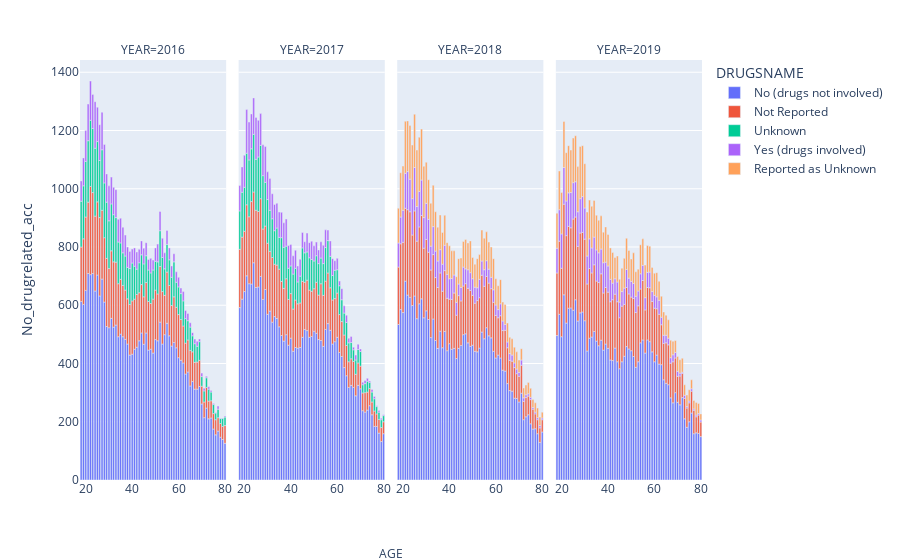

Notebook source saved alongside this figure:
### Code cell
fig = px.bar(drugDriver_accidents, x='AGE', y='No_drugrelated_acc', color='DRUGSNAME', facet_col='YEAR')
fig.for_each_xaxis(lambda x: x.update({'title':''}))

fig.add_annotation(
    showarrow=False,
    xanchor='center',
    xref='paper',
    x=0.5,
    yref='paper',
    y=-0.2,
    text='AGE'
)
fig.show()

### Figure 1 — Plotly figure (JSON) as saved in the notebook; plotly's stock layout.template omitted (floating-point values rounded to 4 significant figures)
{"data": [{"alignmentgroup": "True", "hovertemplate": "DRUGSNAME=No (drugs not involved)<br>YEAR=2016<br>AGE=%{x}<br>No_drugrelated_acc=%{y}<extra></extra>", "legendgroup": "No (drugs not involved)", "marker": {"color": "#636efa", "pattern": {"shape": ""}}, "name": "No (drugs not involved)", "offsetgroup": "No (drugs not involved)", "orientation": "v", "showlegend": true, "textposition": "auto", "type": "bar", "x": [18, 19, 20, 21, 22, 23, 24, 25, 26, 27, 28, 29, 30, 31, 32, 33, 34, 35, 36, 37, 38, 39, 40, 41, 42, 43, 44, 45, 46, 47, 48, 49, 50, 51, 52, 53, 54, 55, 56, 57, 58, 59, 60, 61, 62, 63, 64, 65, 66, 67, 68, 69, 70, 71, 72, 73, 74, 75, 76, 77, 78, 79, 80], "xaxis": "x", "y": [613, 603, 651, 709, 705, 709, 649, 704, 632, 690, 611, 527, 523, 555, 525, 532, 492, 501, 492, 483, 467, 429, 432, 449, 456, 478, 505, 466, 505, 446, 449, 436, 482, 478, 542, 467, 499, 538, 495, 460, 472, 454, 420, 411, 402, 364, 371, 323, 338, 312, 312, 321, 261, 214, 247, 210, 213, 175, 155, 168, 147, 139, 126], "yaxis": "y"}, {"alignmentgroup": "True", "hovertemplate": "DRUGSNAME=No (drugs not involved)<br>YEAR=2017<br>AGE=%{x}<br>No_drugrelated_acc=%{y}<extra></extra>", "legendgroup": "No (drugs not involved)", "marker": {"color": "#636efa", "pattern": {"shape": ""}}, "name": "No (drugs not involved)", "offsetgroup": "No (drugs not involved)", "orientation": "v", "showlegend": false, "textposition": "auto", "type": "bar", "x": [18, 19, 20, 21, 22, 23, 24, 25, 26, 27, 28, 29, 30, 31, 32, 33, 34, 35, 36, 37, 38, 39, 40, 41, 42, 43, 44, 45, 46, 47, 48, 49, 50, 51, 52, 53, 54, 55, 56, 57, 58, 59, 60, 61, 62, 63, 64, 65, 66, 67, 68, 69, 70, 71, 72, 73, 74, 75, 76, 77, 78, 79, 80], "xaxis": "x2", "y": [592, 621, 647, 701, 674, 673, 746, 661, 663, 699, 620, 654, 569, 580, 542, 561, 555, 526, 496, 477, 499, 463, 487, 442, 455, 453, 455, 490, 517, 513, 490, 493, 511, 504, 482, 479, 459, 517, 537, 514, 467, 475, 490, 438, 424, 386, 358, 318, 325, 318, 289, 325, 313, 238, 233, 240, 255, 224, 184, 184, 161, 132, 159], "yaxis": "y2"}, {"alignmentgroup": "True", "hovertemplate": "DRUGSNAME=No (drugs not involved)<br>YEAR=2018<br>AGE=%{x}<br>No_drugrelated_acc=%{y}<extra></extra>", "legendgroup": "No (drugs not involved)", "marker": {"color": "#636efa", "pattern": {"shape": ""}}, "name": "No (drugs not involved)", "offsetgroup": "No (drugs not involved)", "orientation": "v", "showlegend": false, "textposition": "auto", "type": "bar", "x": [18, 19, 20, 21, 22, 23, 24, 25, 26, 27, 28, 29, 30, 31, 32, 33, 34, 35, 36, 37, 38, 39, 40, 41, 42, 43, 44, 45, 46, 47, 48, 49, 50, 51, 52, 53, 54, 55, 56, 57, 58, 59, 60, 61, 62, 63, 64, 65, 66, 67, 68, 69, 70, 71, 72, 73, 74, 75, 76, 77, 78, 79, 80], "xaxis": "x3", "y": [534, 585, 575, 683, 635, 627, 599, 632, 554, 605, 622, 557, 581, 551, 489, 553, 479, 452, 511, 454, 510, 444, 468, 449, 452, 417, 452, 462, 499, 502, 471, 459, 463, 442, 440, 453, 508, 485, 523, 495, 488, 442, 419, 429, 419, 377, 374, 331, 307, 305, 281, 280, 268, 298, 207, 217, 224, 193, 175, 176, 159, 129, 165], "yaxis": "y3"}, {"alignmentgroup": "True", "hovertemplate": "DRUGSNAME=No (drugs not involved)<br>YEAR=2019<br>AGE=%{x}<br>No_drugrelated_acc=%{y}<extra></extra>", "legendgroup": "No (drugs not involved)", "marker": {"color": "#636efa", "pattern": {"shape": ""}}, "name": "No (drugs not involved)", "offsetgroup": "No (drugs not involved)", "orientation": "v", "showlegend": false, "textposition": "auto", "type": "bar", "x": [18, 19, 20, 21, 22, 23, 24, 25, 26, 27, 28, 29, 30, 31, 32, 33, 34, 35, 36, 37, 38, 39, 40, 41, 42, 43, 44, 45, 46, 47, 48, 49, 50, 51, 52, 53, 54, 55, 56, 57, 58, 59, 60, 61, 62, 63, 64, 65, 66, 67, 68, 69, 70, 71, 72, 73, 74, 75, 76, 77, 78, 79, 80], "xaxis": "x4", "y": [496, 569, 492, 636, 539, 590, 591, 583, 619, 546, 574, 577, 547, 443, 487, 491, 510, 477, 461, 480, 446, 467, 452, 412, 410, 453, 406, 382, 406, 425, 458, 450, 444, 424, 387, 406, 471, 481, 436, 481, 475, 440, 406, 429, 398, 396, 344, 332, 327, 282, 265, 300, 267, 258, 283, 210, 181, 200, 230, 159, 162, 160, 149], "yaxis": "y4"}, {"alignmentgroup": "True", "hovertemplate": "DRUGSNAME=Not Reported<br>YEAR=2016<br>AGE=%{x}<br>No_drugrelated_acc=%{y}<extra></extra>", "legendgroup": "Not Reported", "marker": {"color": "#EF553B", "pattern": {"shape": ""}}, "name": "Not Reported", "offsetgroup": "Not Reported", "orientation": "v", "showlegend": true, "textposition": "auto", "type": "bar", "x": [18, 19, 20, 21, 22, 23, 24, 25, 26, 27, 28, 29, 30, 31, 32, 33, 34, 35, 36, 37, 38, 39, 40, 41, 42, 43, 44, 45, 46, 47, 48, 49, 50, 51, 52, 53, 54, 55, 56, 57, 58, 59, 60, 61, 62, 63, 64, 65, 66, 67, 68, 69, 70, 71, 72, 73, 74, 75, 76, 77, 78, 79, 80], "xaxis": "x", "y": [187, 225, 252, 245, 303, 278, 257, 251, 269, 236, 221, 234, 203, 232, 224, 216, 182, 188, 176, 169, 155, 174, 183, 172, 181, 165, 166, 163, 173, 167, 157, 185, 170, 161, 191, 180, 135, 176, 173, 139, 157, 139, 148, 140, 127, 106, 110, 122, 102, 92, 93, 90, 61, 54, 71, 61, 59, 53, 52, 46, 47, 45, 61], "yaxis": "y"}, {"alignmentgroup": "True", "hovertemplate": "DRUGSNAME=Not Reported<br>YEAR=2017<br>AGE=%{x}<br>No_drugrelated_acc=%{y}<extra></extra>", "legendgroup": "Not Reported", "marker": {"color": "#EF553B", "pattern": {"shape": ""}}, "name": "Not Reported", "offsetgroup": "Not Reported", "orientation": "v", "showlegend": false, "textposition": "auto", "type": "bar", "x": [18, 19, 20, 21, 22, 23, 24, 25, 26, 27, 28, 29, 30, 31, 32, 33, 34, 35, 36, 37, 38, 39, 40, 41, 42, 43, 44, 45, 46, 47, 48, 49, 50, 51, 52, 53, 54, 55, 56, 57, 58, 59, 60, 61, 62, 63, 64, 65, 66, 67, 68, 69, 70, 71, 72, 73, 74, 75, 76, 77, 78, 79, 80], "xaxis": "x2", "y": [200, 213, 207, 244, 230, 283, 243, 265, 259, 267, 242, 218, 244, 205, 222, 180, 183, 198, 186, 181, 192, 157, 153, 145, 163, 152, 153, 192, 162, 173, 162, 155, 146, 175, 153, 195, 175, 166, 174, 146, 151, 148, 152, 130, 120, 112, 104, 88, 91, 89, 74, 77, 78, 61, 67, 62, 59, 44, 53, 43, 47, 48, 41], "yaxis": "y2"}, {"alignmentgroup": "True", "hovertemplate": "DRUGSNAME=Not Reported<br>YEAR=2018<br>AGE=%{x}<br>No_drugrelated_acc=%{y}<extra></extra>", "legendgroup": "Not Reported", "marker": {"color": "#EF553B", "pattern": {"shape": ""}}, "name": "Not Reported", "offsetgroup": "Not Reported", "orientation": "v", "showlegend": false, "textposition": "auto", "type": "bar", "x": [18, 19, 20, 21, 22, 23, 24, 25, 26, 27, 28, 29, 30, 31, 32, 33, 34, 35, 36, 37, 38, 39, 40, 41, 42, 43, 44, 45, 46, 47, 48, 49, 50, 51, 52, 53, 54, 55, 56, 57, 58, 59, 60, 61, 62, 63, 64, 65, 66, 67, 68, 69, 70, 71, 72, 73, 74, 75, 76, 77, 78, 79, 80], "xaxis": "x3", "y": [197, 226, 241, 250, 293, 294, 242, 292, 266, 264, 286, 239, 245, 231, 232, 221, 216, 209, 200, 194, 209, 180, 153, 171, 190, 149, 181, 153, 167, 172, 187, 192, 171, 165, 176, 173, 195, 180, 176, 181, 169, 168, 146, 128, 145, 136, 140, 123, 104, 103, 105, 85, 88, 96, 63, 66, 64, 83, 68, 51, 48, 50, 42], "yaxis": "y3"}, {"alignmentgroup": "True", "hovertemplate": "DRUGSNAME=Not Reported<br>YEAR=2019<br>AGE=%{x}<br>No_drugrelated_acc=%{y}<extra></extra>", "legendgroup": "Not Reported", "marker": {"color": "#EF553B", "pattern": {"shape": ""}}, "name": "Not Reported", "offsetgroup": "Not Reported", "orientation": "v", "showlegend": false, "textposition": "auto", "type": "bar", "x": [18, 19, 20, 21, 22, 23, 24, 25, 26, 27, 28, 29, 30, 31, 32, 33, 34, 35, 36, 37, 38, 39, 40, 41, 42, 43, 44, 45, 46, 47, 48, 49, 50, 51, 52, 53, 54, 55, 56, 57, 58, 59, 60, 61, 62, 63, 64, 65, 66, 67, 68, 69, 70, 71, 72, 73, 74, 75, 76, 77, 78, 79, 80], "xaxis": "x4", "y": [215, 251, 235, 311, 300, 281, 275, 313, 284, 256, 274, 273, 280, 230, 239, 220, 229, 206, 217, 228, 196, 194, 193, 200, 209, 185, 206, 175, 191, 178, 203, 189, 184, 199, 188, 192, 185, 204, 148, 180, 185, 173, 184, 159, 171, 137, 125, 139, 137, 119, 141, 119, 89, 99, 83, 70, 66, 65, 75, 80, 55, 63, 50], "yaxis": "y4"}, {"alignmentgroup": "True", "hovertemplate": "DRUGSNAME=Unknown<br>YEAR=2016<br>AGE=%{x}<br>No_drugrelated_acc=%{y}<extra></extra>", "legendgroup": "Unknown", "marker": {"color": "#00cc96", "pattern": {"shape": ""}}, "name": "Unknown", "offsetgroup": "Unknown", "orientation": "v", "showlegend": true, "textposition": "auto", "type": "bar", "x": [18, 19, 20, 21, 22, 23, 24, 25, 26, 27, 28, 29, 30, 31, 32, 33, 34, 35, 36, 37, 38, 39, 40, 41, 42, 43, 44, 45, 46, 47, 48, 49, 50, 51, 52, 53, 54, 55, 56, 57, 58, 59, 60, 61, 62, 63, 64, 65, 66, 67, 68, 69, 70, 71, 72, 73, 74, 75, 76, 77, 78, 79, 80], "xaxis": "x", "y": [157, 182, 191, 211, 227, 220, 233, 207, 196, 208, 188, 193, 164, 161, 162, 153, 143, 125, 112, 117, 108, 123, 130, 113, 87, 103, 102, 113, 92, 108, 105, 100, 99, 110, 123, 117, 91, 95, 88, 97, 120, 86, 95, 89, 86, 84, 66, 80, 55, 64, 54, 64, 33, 38, 33, 41, 30, 31, 23, 29, 17, 28, 29], "yaxis": "y"}, {"alignmentgroup": "True", "hovertemplate": "DRUGSNAME=Unknown<br>YEAR=2017<br>AGE=%{x}<br>No_drugrelated_acc=%{y}<extra></extra>", "legendgroup": "Unknown", "marker": {"color": "#00cc96", "pattern": {"shape": ""}}, "name": "Unknown", "offsetgroup": "Unknown", "orientation": "v", "showlegend": false, "textposition": "auto", "type": "bar", "x": [18, 19, 20, 21, 22, 23, 24, 25, 26, 27, 28, 29, 30, 31, 32, 33, 34, 35, 36, 37, 38, 39, 40, 41, 42, 43, 44, 45, 46, 47, 48, 49, 50, 51, 52, 53, 54, 55, 56, 57, 58, 59, 60, 61, 62, 63, 64, 65, 66, 67, 68, 69, 70, 71, 72, 73, 74, 75, 76, 77, 78, 79, 80], "xaxis": "x2", "y": [132, 154, 151, 177, 195, 181, 198, 175, 187, 183, 183, 150, 150, 141, 133, 115, 127, 109, 150, 141, 112, 107, 95, 120, 109, 75, 92, 115, 101, 97, 111, 109, 95, 91, 108, 88, 109, 115, 111, 108, 84, 97, 80, 99, 75, 75, 79, 65, 56, 40, 49, 46, 50, 28, 31, 37, 21, 34, 42, 25, 25, 27, 21], "yaxis": "y2"}, {"alignmentgroup": "True", "hovertemplate": "DRUGSNAME=Yes (drugs involved)<br>YEAR=2016<br>AGE=%{x}<br>No_drugrelated_acc=%{y}<extra></extra>", "legendgroup": "Yes (drugs involved)", "marker": {"color": "#ab63fa", "pattern": {"shape": ""}}, "name": "Yes (drugs involved)", "offsetgroup": "Yes (drugs involved)", "orientation": "v", "showlegend": true, "textposition": "auto", "type": "bar", "x": [18, 19, 20, 21, 22, 23, 24, 25, 26, 27, 28, 29, 30, 31, 32, 33, 34, 35, 36, 37, 38, 39, 40, 41, 42, 43, 44, 45, 46, 47, 48, 49, 50, 51, 52, 53, 54, 55, 56, 57, 58, 59, 60, 61, 62, 63, 64, 65, 66, 67, 68, 69, 70, 71, 72, 73, 74, 75, 76, 77, 78, 79, 80], "xaxis": "x", "y": [70, 96, 106, 126, 135, 117, 160, 118, 123, 129, 132, 97, 120, 92, 94, 96, 78, 85, 88, 72, 70, 59, 48, 63, 59, 46, 48, 54, 45, 36, 50, 34, 46, 61, 66, 66, 55, 48, 41, 39, 28, 36, 33, 19, 32, 28, 25, 15, 11, 16, 17, 9, 12, 9, 5, 8, 5, 4, 2, 11, 2, 1, 4], "yaxis": "y"}, {"alignmentgroup": "True", "hovertemplate": "DRUGSNAME=Yes (drugs involved)<br>YEAR=2017<br>AGE=%{x}<br>No_drugrelated_acc=%{y}<extra></extra>", "legendgroup": "Yes (drugs involved)", "marker": {"color": "#ab63fa", "pattern": {"shape": ""}}, "name": "Yes (drugs involved)", "offsetgroup": "Yes (drugs involved)", "orientation": "v", "showlegend": false, "textposition": "auto", "type": "bar", "x": [18, 19, 20, 21, 22, 23, 24, 25, 26, 27, 28, 29, 30, 31, 32, 33, 34, 35, 36, 37, 38, 39, 40, 41, 42, 43, 44, 45, 46, 47, 48, 49, 50, 51, 52, 53, 54, 55, 56, 57, 58, 59, 60, 61, 62, 63, 64, 65, 66, 67, 68, 69, 70, 71, 72, 73, 74, 75, 76, 77, 78, 79, 80], "xaxis": "x2", "y": [87, 87, 110, 150, 130, 120, 125, 144, 126, 109, 106, 123, 95, 109, 86, 90, 85, 87, 87, 84, 93, 78, 74, 63, 62, 55, 58, 53, 38, 65, 52, 63, 52, 47, 47, 56, 63, 61, 36, 53, 58, 33, 39, 16, 38, 25, 25, 16, 21, 9, 17, 18, 9, 9, 11, 10, 5, 9, 8, 3, 6, 5, 3], "yaxis": "y2"}, {"alignmentgroup": "True", "hovertemplate": "DRUGSNAME=Yes (drugs involved)<br>YEAR=2018<br>AGE=%{x}<br>No_drugrelated_acc=%{y}<extra></extra>", "legendgroup": "Yes (drugs involved)", "marker": {"color": "#ab63fa", "pattern": {"shape": ""}}, "name": "Yes (drugs involved)", "offsetgroup": "Yes (drugs involved)", "orientation": "v", "showlegend": false, "textposition": "auto", "type": "bar", "x": [18, 19, 20, 21, 22, 23, 24, 25, 26, 27, 28, 29, 30, 31, 32, 33, 34, 35, 36, 37, 38, 39, 40, 41, 42, 43, 44, 45, 46, 47, 48, 49, 50, 51, 52, 53, 54, 55, 56, 57, 58, 59, 60, 61, 62, 63, 64, 65, 66, 67, 68, 69, 70, 71, 72, 73, 74, 75, 76, 77, 78, 79, 80], "xaxis": "x3", "y": [83, 92, 110, 120, 131, 112, 125, 149, 119, 122, 122, 105, 124, 113, 82, 96, 91, 91, 80, 93, 87, 82, 70, 72, 62, 44, 40, 46, 65, 51, 64, 61, 57, 55, 44, 63, 49, 57, 54, 48, 39, 43, 36, 28, 41, 33, 20, 20, 23, 21, 16, 16, 13, 18, 12, 10, 8, 8, 6, 6, 7, 8, 6], "yaxis": "y3"}, {"alignmentgroup": "True", "hovertemplate": "DRUGSNAME=Yes (drugs involved)<br>YEAR=2019<br>AGE=%{x}<br>No_drugrelated_acc=%{y}<extra></extra>", "legendgroup": "Yes (drugs involved)", "marker": {"color": "#ab63fa", "pattern": {"shape": ""}}, "name": "Yes (drugs involved)", "offsetgroup": "Yes (drugs involved)", "orientation": "v", "showlegend": false, "textposition": "auto", "type": "bar", "x": [18, 19, 20, 21, 22, 23, 24, 25, 26, 27, 28, 29, 30, 31, 32, 33, 34, 35, 36, 37, 38, 39, 40, 41, 42, 43, 44, 45, 46, 47, 48, 49, 50, 51, 52, 53, 54, 55, 56, 57, 58, 59, 60, 61, 62, 63, 64, 65, 66, 67, 68, 69, 70, 71, 72, 73, 74, 75, 76, 77, 78, 79, 80], "xaxis": "x4", "y": [85, 108, 118, 126, 119, 115, 121, 125, 121, 119, 118, 123, 107, 96, 102, 86, 95, 107, 102, 85, 104, 87, 90, 77, 57, 53, 68, 54, 50, 56, 62, 54, 54, 52, 56, 51, 52, 52, 42, 52, 54, 34, 44, 41, 48, 26, 28, 26, 23, 19, 24, 19, 17, 10, 4, 11, 5, 6, 8, 5, 6, 5, 7], "yaxis": "y4"}, {"alignmentgroup": "True", "hovertemplate": "DRUGSNAME=Reported as Unknown<br>YEAR=2018<br>AGE=%{x}<br>No_drugrelated_acc=%{y}<extra></extra>", "legendgroup": "Reported as Unknown", "marker": {"color": "#FFA15A", "pattern": {"shape": ""}}, "name": "Reported as Unknown", "offsetgroup": "Reported as Unknown", "orientation": "v", "showlegend": true, "textposition": "auto", "type": "bar", "x": [18, 19, 20, 21, 22, 23, 24, 25, 26, 27, 28, 29, 30, 31, 32, 33, 34, 35, 36, 37, 38, 39, 40, 41, 42, 43, 44, 45, 46, 47, 48, 49, 50, 51, 52, 53, 54, 55, 56, 57, 58, 59, 60, 61, 62, 63, 64, 65, 66, 67, 68, 69, 70, 71, 72, 73, 74, 75, 76, 77, 78, 79, 80], "xaxis": "x3", "y": [119, 152, 152, 179, 174, 184, 184, 183, 194, 186, 175, 176, 141, 136, 147, 142, 135, 116, 119, 109, 103, 109, 113, 95, 83, 88, 87, 101, 88, 101, 92, 109, 73, 79, 100, 85, 106, 108, 99, 93, 104, 107, 90, 82, 83, 65, 69, 65, 56, 56, 54, 59, 43, 39, 34, 33, 39, 31, 27, 32, 33, 29, 20], "yaxis": "y3"}, {"alignmentgroup": "True", "hovertemplate": "DRUGSNAME=Reported as Unknown<br>YEAR=2019<br>AGE=%{x}<br>No_drugrelated_acc=%{y}<extra></extra>", "legendgroup": "Reported as Unknown", "marker": {"color": "#FFA15A", "pattern": {"shape": ""}}, "name": "Reported as Unknown", "offsetgroup": "Reported as Unknown", "orientation": "v", "showlegend": false, "textposition": "auto", "type": "bar", "x": [18, 19, 20, 21, 22, 23, 24, 25, 26, 27, 28, 29, 30, 31, 32, 33, 34, 35, 36, 37, 38, 39, 40, 41, 42, 43, 44, 45, 46, 47, 48, 49, 50, 51, 52, 53, 54, 55, 56, 57, 58, 59, 60, 61, 62, 63, 64, 65, 66, 67, 68, 69, 70, 71, 72, 73, 74, 75, 76, 77, 78, 79, 80], "xaxis": "x4", "y": [120, 133, 142, 158, 166, 162, 146, 153, 158, 155, 179, 175, 152, 151, 133, 143, 126, 119, 112, 114, 105, 121, 108, 108, 105, 73, 89, 78, 80, 102, 107, 95, 77, 105, 84, 75, 100, 91, 112, 92, 89, 83, 76, 83, 65, 72, 80, 69, 63, 60, 46, 41, 51, 46, 48, 36, 40, 39, 31, 29, 43, 35, 21], "yaxis": "y4"}], "layout": {"annotations": [{"showarrow": false, "text": "YEAR=2016", "x": 0.1175, "xanchor": "center", "xref": "paper", "y": 1, "yanchor": "bottom", "yref": "paper"}, {"showarrow": false, "text": "YEAR=2017", "x": 0.3725, "xanchor": "center", "xref": "paper", "y": 1, "yanchor": "bottom", "yref": "paper"}, {"showarrow": false, "text": "YEAR=2018", "x": 0.6275, "xanchor": "center", "xref": "paper", "y": 1, "yanchor": "bottom", "yref": "paper"}, {"showarrow": false, "text": "YEAR=2019", "x": 0.8825, "xanchor": "center", "xref": "paper", "y": 1, "yanchor": "bottom", "yref": "paper"}, {"showarrow": false, "text": "AGE", "x": 0.5, "xanchor": "center", "xref": "paper", "y": -0.2, "yref": "paper"}], "barmode": "relative", "legend": {"title": {"text": "DRUGSNAME"}, "tracegroupgap": 0}, "margin": {"t": 60}, "xaxis": {"anchor": "y", "domain": [0, 0.235], "title": {"text": ""}}, "xaxis2": {"anchor": "y2", "domain": [0.255, 0.49], "matches": "x", "title": {"text": ""}}, "xaxis3": {"anchor": "y3", "domain": [0.51, 0.745], "matches": "x", "title": {"text": ""}}, "xaxis4": {"anchor": "y4", "domain": [0.765, 1.0], "matches": "x", "title": {"text": ""}}, "yaxis": {"anchor": "x", "domain": [0, 1], "title": {"text": "No_drugrelated_acc"}}, "yaxis2": {"anchor": "x2", "domain": [0, 1], "matches": "y", "showticklabels": false}, "yaxis3": {"anchor": "x3", "domain": [0, 1], "matches": "y", "showticklabels": false}, "yaxis4": {"anchor": "x4", "domain": [0, 1], "matches": "y", "showticklabels": false}}}
